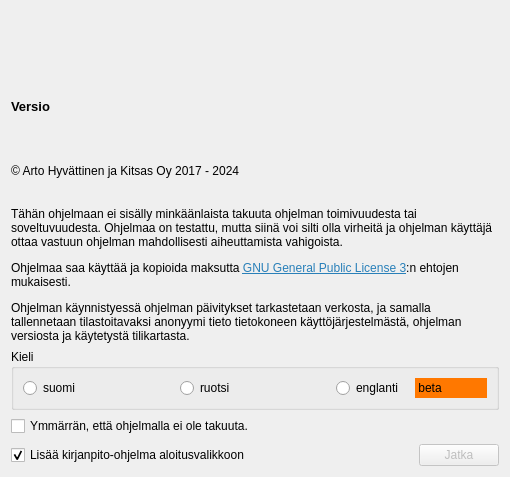
<?xml version="1.0" encoding="UTF-8"?>
<ui version="4.0">
 <class>TervetuloDlg</class>
 <widget class="QDialog" name="TervetuloDlg">
  <property name="geometry">
   <rect>
    <x>0</x>
    <y>0</y>
    <width>510</width>
    <height>477</height>
   </rect>
  </property>
  <property name="windowTitle">
   <string>Tervetuloa!</string>
  </property>
  <property name="windowIcon">
   <iconset resource="../pic/pic.qrc">
    <normaloff>:/pic/Possu64.png</normaloff>:/pic/Possu64.png</iconset>
  </property>
  <layout class="QVBoxLayout" name="verticalLayout">
   <item>
    <widget class="QLabel" name="label">
     <property name="text">
      <string/>
     </property>
     <property name="pixmap">
      <pixmap resource="../pic/pic.qrc">:/pic/kitsas150.png</pixmap>
     </property>
    </widget>
   </item>
   <item>
    <widget class="QLabel" name="versioLabel">
     <property name="font">
      <font>
       <pointsize>10</pointsize>
       <bold>true</bold>
      </font>
     </property>
     <property name="text">
      <string>Versio</string>
     </property>
    </widget>
   </item>
   <item>
    <widget class="QLabel" name="label_2">
     <property name="text">
      <string>&lt;html&gt;&lt;head/&gt;&lt;body&gt;&lt;p&gt;© Arto Hyvättinen ja Kitsas Oy 2017 - 2024&lt;/p&gt;&lt;/body&gt;&lt;/html&gt;</string>
     </property>
    </widget>
   </item>
   <item>
    <widget class="QLabel" name="label_4">
     <property name="text">
      <string>&lt;html&gt;&lt;head/&gt;&lt;body&gt;&lt;p&gt;Tähän ohjelmaan ei sisälly minkäänlaista takuuta ohjelman toimivuudesta tai soveltuvuudesta. Ohjelmaa on testattu, mutta siinä voi silti olla virheitä ja ohjelman käyttäjä ottaa vastuun ohjelman mahdollisesti aiheuttamista vahigoista.&lt;/p&gt;&lt;p&gt;Ohjelmaa saa käyttää ja kopioida maksutta &lt;a href=&quot;https://kitsas.fi/docs/lisenssi&quot;&gt;&lt;span style=&quot; text-decoration: underline; color:#2980b9;&quot;&gt;GNU General Public License 3&lt;/span&gt;&lt;/a&gt;:n ehtojen mukaisesti.&lt;/p&gt;&lt;p&gt;Ohjelman käynnistyessä ohjelman päivitykset tarkastetaan verkosta, ja samalla tallennetaan tilastoitavaksi anonyymi tieto tietokoneen käyttöjärjestelmästä, ohjelman versiosta ja käytetystä tilikartasta.&lt;/p&gt;&lt;/body&gt;&lt;/html&gt;</string>
     </property>
     <property name="wordWrap">
      <bool>true</bool>
     </property>
     <property name="openExternalLinks">
      <bool>true</bool>
     </property>
    </widget>
   </item>
   <item>
    <widget class="QGroupBox" name="groupBox">
     <property name="title">
      <string>Kieli</string>
     </property>
     <layout class="QHBoxLayout" name="horizontalLayout_3">
      <item>
       <widget class="QRadioButton" name="fiKieli">
        <property name="text">
         <string>suomi</string>
        </property>
        <property name="icon">
         <iconset resource="../pic/pic.qrc">
          <normaloff>:/liput/fi.png</normaloff>:/liput/fi.png</iconset>
        </property>
       </widget>
      </item>
      <item>
       <widget class="QRadioButton" name="svKieli">
        <property name="text">
         <string>ruotsi</string>
        </property>
        <property name="icon">
         <iconset resource="../pic/pic.qrc">
          <normaloff>:/liput/se.png</normaloff>:/liput/se.png</iconset>
        </property>
       </widget>
      </item>
      <item>
       <layout class="QHBoxLayout" name="horizontalLayout_2">
        <item>
         <widget class="QRadioButton" name="enKieli">
          <property name="text">
           <string>englanti</string>
          </property>
          <property name="icon">
           <iconset resource="../pic/pic.qrc">
            <normaloff>:/liput/gb.png</normaloff>:/liput/gb.png</iconset>
          </property>
         </widget>
        </item>
        <item>
         <widget class="QLabel" name="label_3">
          <property name="styleSheet">
           <string notr="true">background-color: rgb(255, 120, 0);</string>
          </property>
          <property name="text">
           <string> beta</string>
          </property>
         </widget>
        </item>
       </layout>
      </item>
     </layout>
    </widget>
   </item>
   <item>
    <widget class="QCheckBox" name="checkBox">
     <property name="text">
      <string>Ymmärrän, että ohjelmalla ei ole takuuta.</string>
     </property>
    </widget>
   </item>
   <item>
    <spacer name="verticalSpacer_3">
     <property name="orientation">
      <enum>Qt::Orientation::Vertical</enum>
     </property>
     <property name="sizeType">
      <enum>QSizePolicy::Policy::Minimum</enum>
     </property>
     <property name="sizeHint" stdset="0">
      <size>
       <width>5</width>
       <height>2</height>
      </size>
     </property>
    </spacer>
   </item>
   <item>
    <layout class="QHBoxLayout" name="horizontalLayout">
     <item>
      <widget class="QCheckBox" name="valikkoonCheck">
       <property name="text">
        <string>Lisää kirjanpito-ohjelma aloitusvalikkoon</string>
       </property>
       <property name="checked">
        <bool>true</bool>
       </property>
      </widget>
     </item>
     <item>
      <spacer name="horizontalSpacer">
       <property name="orientation">
        <enum>Qt::Orientation::Horizontal</enum>
       </property>
       <property name="sizeHint" stdset="0">
        <size>
         <width>40</width>
         <height>20</height>
        </size>
       </property>
      </spacer>
     </item>
     <item>
      <widget class="QPushButton" name="pushButton">
       <property name="enabled">
        <bool>false</bool>
       </property>
       <property name="text">
        <string>Jatka</string>
       </property>
      </widget>
     </item>
    </layout>
   </item>
  </layout>
 </widget>
 <resources>
  <include location="../pic/pic.qrc"/>
 </resources>
 <connections>
  <connection>
   <sender>pushButton</sender>
   <signal>clicked()</signal>
   <receiver>TervetuloDlg</receiver>
   <slot>accept()</slot>
   <hints>
    <hint type="sourcelabel">
     <x>971</x>
     <y>536</y>
    </hint>
    <hint type="destinationlabel">
     <x>578</x>
     <y>622</y>
    </hint>
   </hints>
  </connection>
  <connection>
   <sender>checkBox</sender>
   <signal>clicked(bool)</signal>
   <receiver>pushButton</receiver>
   <slot>setEnabled(bool)</slot>
   <hints>
    <hint type="sourcelabel">
     <x>391</x>
     <y>448</y>
    </hint>
    <hint type="destinationlabel">
     <x>918</x>
     <y>515</y>
    </hint>
   </hints>
  </connection>
 </connections>
</ui>
